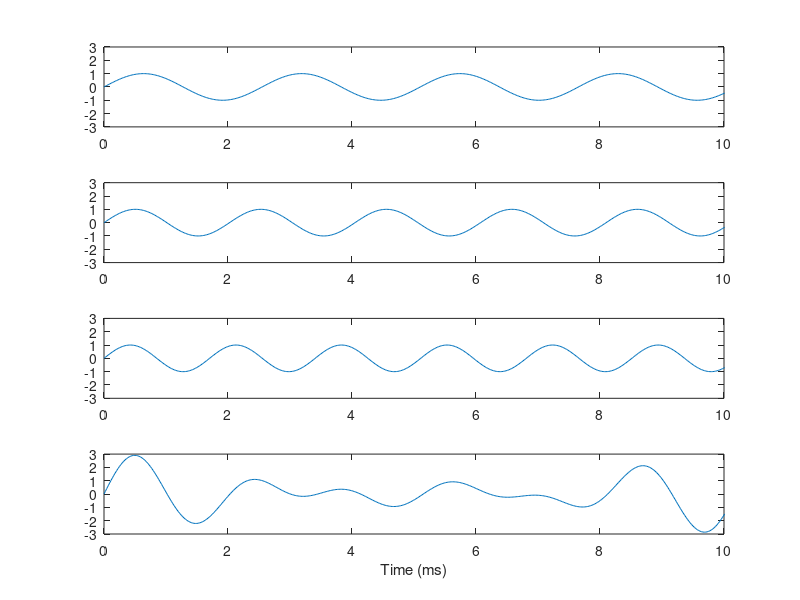

MATLAB code to generate this figure: (Note: this script raises an error after producing the figure.)
%This .m file plots a Major G chord in the time domain

%Major G triad is composed of G (391.995 Hz), B (493.883), and D (587.33)

t = linspace(0,2,2*44100);

g = sin(2*pi*391.995*t);
b = sin(2*pi*493.883*t);
d = sin(2*pi*587.33*t);

all = g + b + d;

figure(1)
subplot(4,1,1)
plot(1000*t,g)
xlim([0 10])
ylim([-3 3])


subplot(4,1,2)
plot(1000*t,b)
xlim([0 10])
ylim([-3 3])

subplot(4,1,3)
plot(1000*t,d)
xlim([0 10])
ylim([-3 3])

subplot(4,1,4)
plot(1000*t,all)
xlim([0 10])
ylim([-3 3])
xlabel('Time (ms)')


spectrogram(g)


%sound(all,44100)